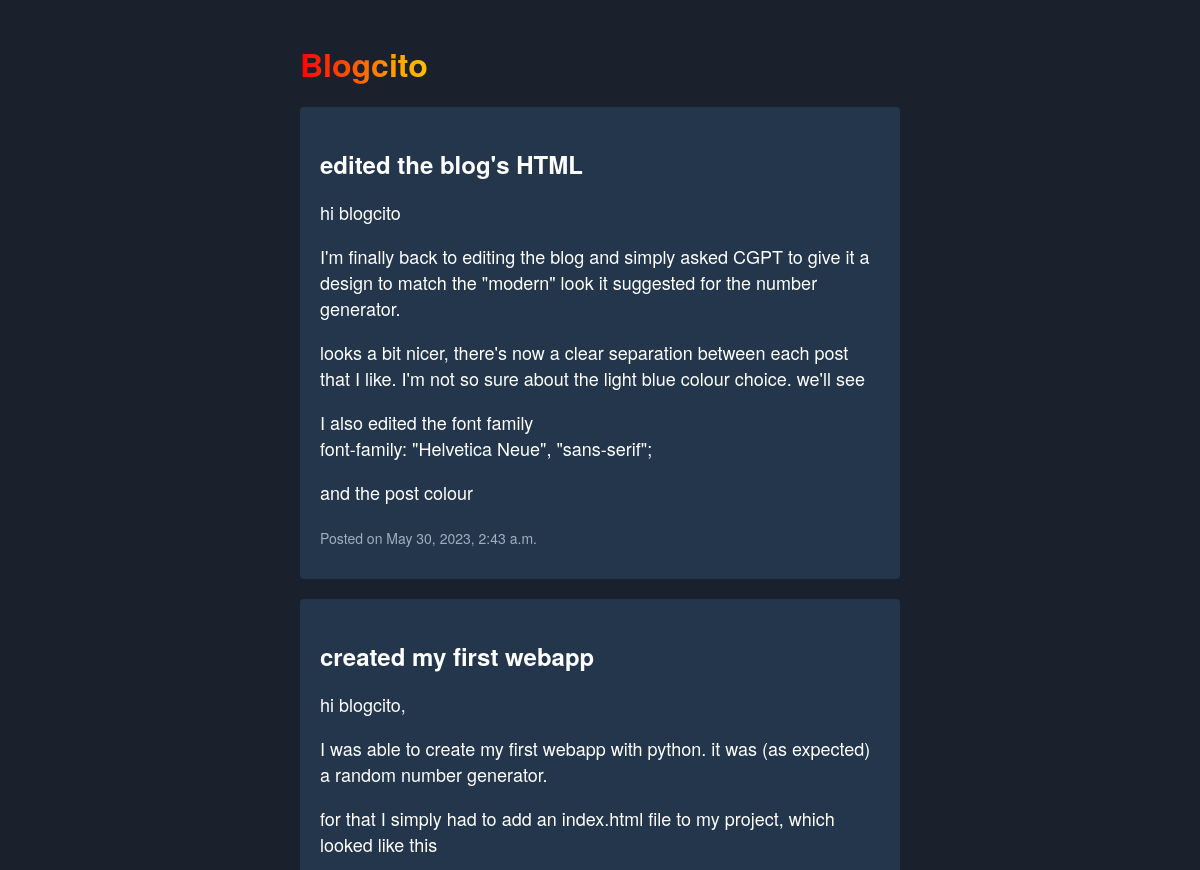
Before: / (upper part) with the older database file.
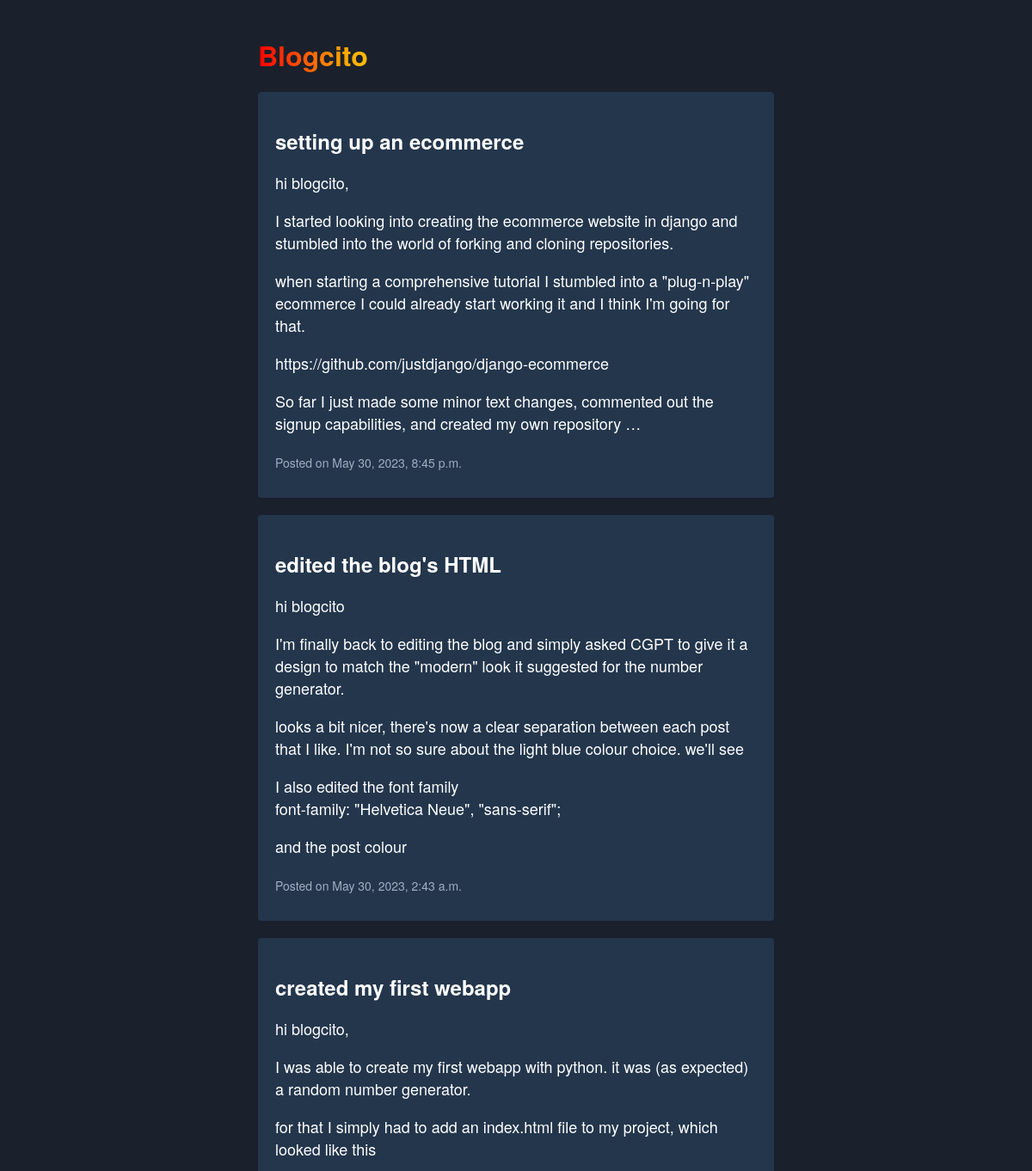
After: the same page with the newer database file.
### blog_application/models.py (models this page shows, shortened)
class BlogPost(models.Model):
    title = models.CharField(max_length=45)
    body = models.TextField()
    created_at = models.DateTimeField(auto_now_add=True)

### blog_application/views.py (the view)
# urls.py: path('', views.homePage, name="home"),
def homePage(request):
    posts = BlogPost.objects.all().order_by('-created_at')
    return render(request, 'homepage.html', {'posts': posts})

### blog_application/templates/homepage.html (shortened to what this page needs)
<!DOCTYPE html>
<html>
<head>
</head>
<body>
    <div class="container">
        <h1 style="background: repeating-linear-gradient(to right, red, orange, yellow, green, blue, indigo, violet);
               -webkit-background-clip: text;
               -webkit-text-fill-color: transparent;">
        Blogcito
        </h1>
        {% for post in posts %}
        <div class="post">
            <h2><a href="{% url 'blog_application:post_detail' post.id %}">{{ post.title }}</a></h2>
            <p>{{ post.body|linebreaks|truncatechars:500 }}</p>
            <p><small>Posted on {{ post.created_at }}</small></p>
        </div>
        {% empty %}
        <p>No posts yet.</p>
        {% endfor %}
    </div>
</body>
</html>

Changed rows visible on the page:
added BlogPost: title "setting up an ecommerce", body "hi blogcito, I started looking into creating the ecommerce website in django and stumbled into the world of forking and cloning repositories. when starting a comprehensive tutorial I stumbled into a \"plug-n-play\" ecommerce I could already start working it and I think I'm going for that. https://github.com/justdjango/django-ecommerce So far I just made some minor text changes, commented out the signup capabilities, and created my own repository …", created_at "May 30, 2023, 8:45 p.m."
